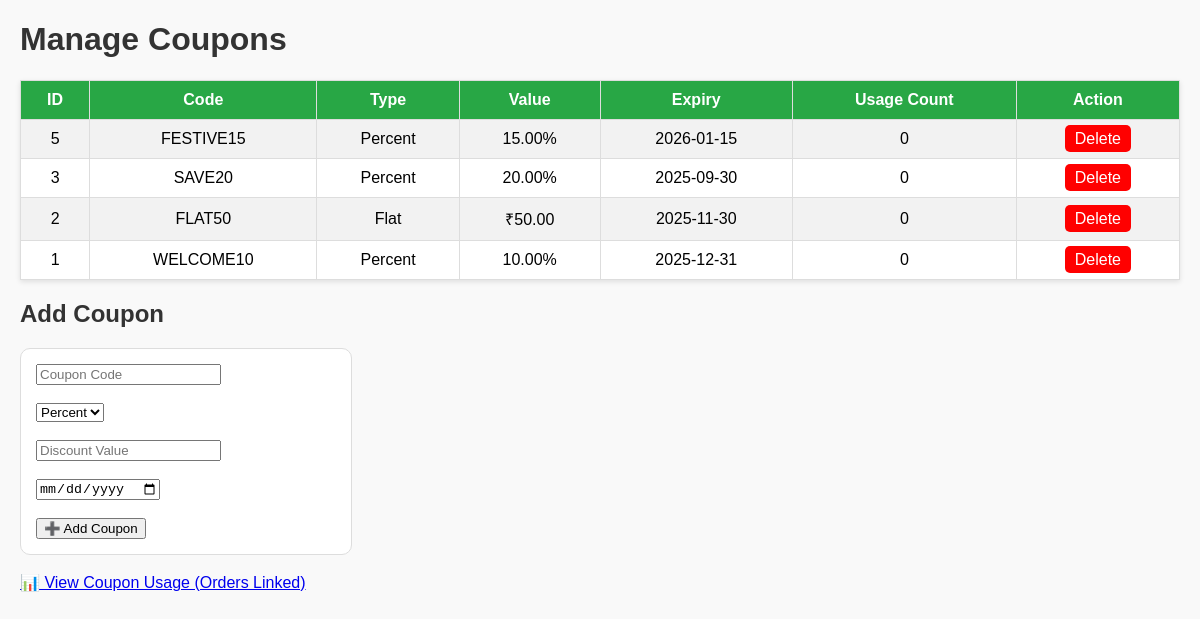
/admin_coupon_manage.php (signed in), run on the app's committed database.
### tables this page shows
CREATE TABLE `coupons` (
  `id` int(11) NOT NULL,
  `code` varchar(50) NOT NULL,
  `discount_type` enum('percent','flat') NOT NULL,
  `discount_value` decimal(10,2) NOT NULL,
  `expiry_date` date DEFAULT NULL,
  `created_at` timestamp NOT NULL DEFAULT current_timestamp(),
  `usage_count` int(11) DEFAULT 0
);

### admin_coupon_manage.php (the view, shortened to what this page needs)
<?php
include 'db.php';
$coupons = $conn->query("SELECT * FROM coupons ORDER BY id DESC");
?>
<!DOCTYPE html>
<html>
<head>
</head>
<body>
    <h1>Manage Coupons</h1>
    <table>
        <tr>
            <th>ID</th>
            <th>Code</th>
            <th>Type</th>
            <th>Value</th>
            <th>Expiry</th>
            <th>Usage Count</th>
            <th>Action</th>
        </tr>
        <?php while($c = $coupons->fetch_assoc()): ?>
            <tr>
                <td><?= $c['id'] ?></td>
                <td><?= htmlspecialchars($c['code']) ?></td>
                <td><?= ucfirst($c['discount_type']) ?></td>
                <td><?= $c['discount_type'] == 'percent' ? $c['discount_value'].'%' : '₹'.$c['discount_value'] ?></td>
                <td><?= $c['expiry_date'] ?></td>
                <td><?= $c['usage_count'] ?></td>
                <td>
                    <a href="?delete=<?= $c['id'] ?>" class="btn btn-del" onclick="return confirm('Delete coupon?')">Delete</a>
                </td>
            </tr>
        <?php endwhile; ?>
    </table>
    <h2>Add Coupon</h2>
    <form method="post">
        <input type="text" name="code" placeholder="Coupon Code" required><br><br>
        <select name="discount_type" required>
            <option value="percent">Percent</option>
        </select><br><br>
        <input type="number" step="0.01" name="discount_value" placeholder="Discount Value" required><br><br>
        <input type="date" name="expiry_date" required><br><br>
        <button type="submit" name="add_coupon">➕ Add Coupon</button>
    </form>
    <br>
    <a href="admin_coupons.php">📊 View Coupon Usage (Orders Linked)</a>
</body>
</html>

### admin_coupon_manage.php (style rules this page uses)
body { font-family:Arial, sans-serif; margin:20px; background:#f9f9f9; }
table { width:100%; border-collapse:collapse; margin-bottom:20px; background:#fff; box-shadow:0px 2px 5px rgba(0,0,0,0.1); }
th, td { padding:10px; border:1px solid #ddd; text-align:center; }
th { background:#28a745; color:#fff; }
tr:nth-child(even) { background:#f2f2f2; }
.btn { padding:5px 10px; text-decoration:none; border-radius:5px; }
.btn-del { background:red; color:white; }
form { background:#fff; padding:15px; border:1px solid #ddd; border-radius:10px; width:300px; margin-top:20px; }
h1,h2 { color:#333; }

### data on the page
coupons: id "5", code "FESTIVE15", discount_type "Percent", discount_value "15.00", expiry_date "2026-01-15", usage_count "0"
coupons: id "3", code "SAVE20", discount_type "Percent", discount_value "20.00", expiry_date "2025-09-30", usage_count "0"
coupons: id "2", code "FLAT50", discount_type "Flat", discount_value "50.00", expiry_date "2025-11-30", usage_count "0"
coupons: id "1", code "WELCOME10", discount_type "Percent", discount_value "10.00", expiry_date "2025-12-31", usage_count "0"
